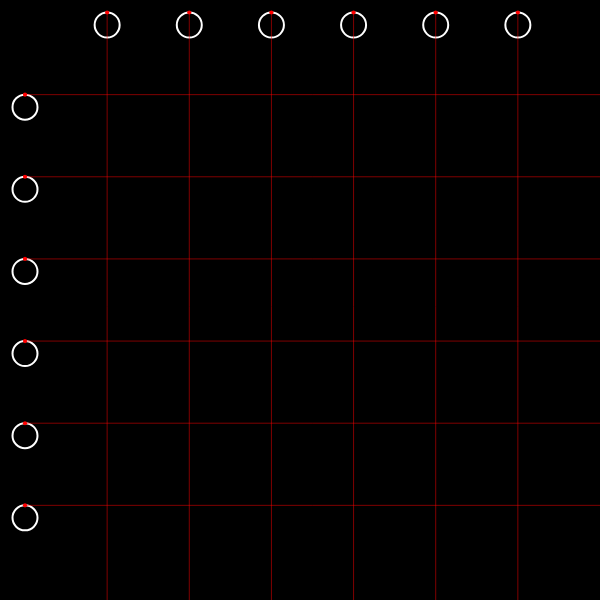
Frame 1 (no input)
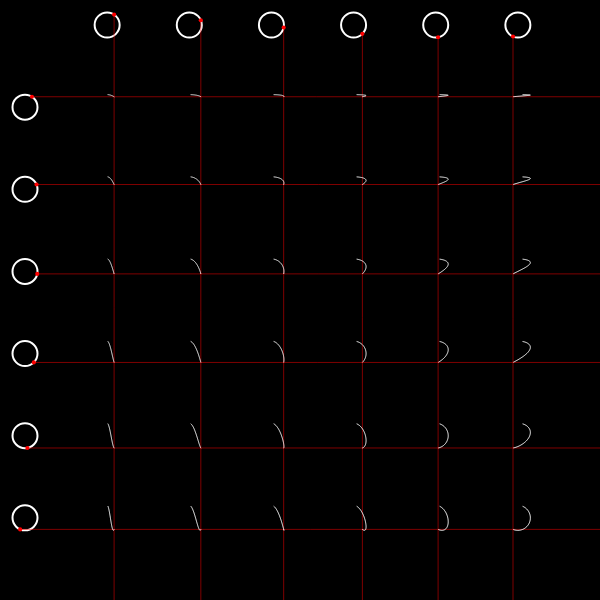
Frame 60 (no input)
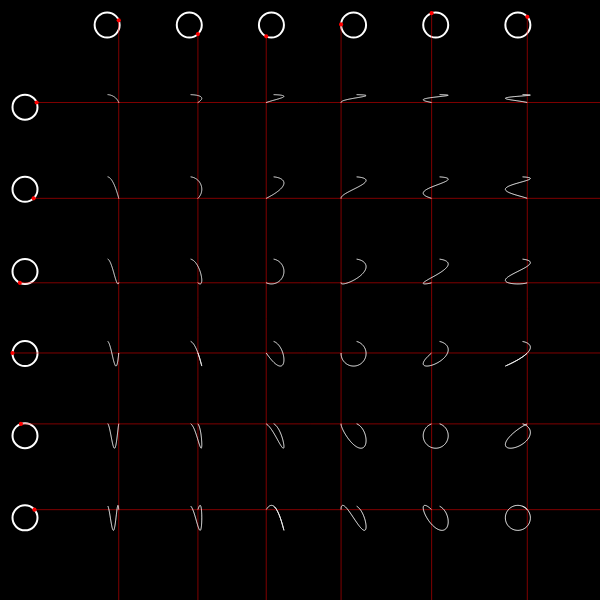
Frame 120 (the mouse pressed at the canvas centre since frame 60)

The p5.js sketch that drew these frames (run headless with seeded random() and noise() and a simulated clock; from frame 60 on, the mouse is pressed at the canvas centre):

// p5.js sketch
// ── sketch.js
let circles = [];
let drawings = [];
let circleDimension = 6;
let circleCount;
let circleSize;

function setup() {
  createCanvas(600, 600);
  circleCount = circleDimension * 2;
  circleSize = width / circleDimension / 4;
  initCircles();
  for (let i = 0; i < circleDimension * circleDimension; i++) {
    drawings.push(new Drawing());
  }
}

function draw() {
  background(0);
  for (let i = 0; i < circleCount; i++) {
    circles[i].render();
  }

  for (let d of drawings) {
    d.render();
  }

  drawDrawings();
}

function drawDrawings() {
  let counter = 0;
  for (let i = 0; i < circleDimension; i++) {
    for (let j = circleDimension; j < circleDimension * 2; j++) {
      let point = createVector(circles[i].pointX, circles[j].pointY);
      drawings[counter].points.push(point);
      clearCompletedDrawing();
      counter++;
    }
  }
}

function clearCompletedDrawing() {
  if (floor(circles[0].pointX) == floor(circles[0].x) && circles[0].pointY - circles[0].y < 0) {
    for (let d of drawings) {
      d.points = [];
    }
  }
  // if (circles[i].pointSpeed < circles[j].pointSpeed) {
  //   if (floor(circles[i].pointX) == floor(circles[i].x) && circles[i].pointY - circles[i].y < 0) {
  //     drawings[counter].points = [];
  //   }
  // } else if (circles[i].pointSpeed > circles[j].pointSpeed) {
  //   if (floor(circles[j].pointX) == floor(circles[j].x) && circles[j].pointY - circles[j].y < 0) {
  //     drawings[counter].points = [];
  //   }
  // } else if (circles[i].pointSpeed == circles[j].pointSpeed) {
  //   if (floor(circles[i].pointX) == floor(circles[i].x) && circles[i].pointY - circles[i].y < 0) {
  //     drawings[counter].points = [];
  //   }
  // }
}

function initCircles() {
  for (let j = 0; j < 2; j++) {
    for (let i = 0; i < circleCount / 2; i++) {
      switch (j) {
        case 0:
          circles[i] = new Circle((width - circleSize) / (circleCount / 2 + 1) * (i + 1) + circleSize, circleSize, circleSize, i + 1);
          circles[i].state = 1;
          break;
        case 1:
          circles[circleCount / 2 + i] = new Circle(circleSize, (height - circleSize) / (circleCount / 2 + 1) * (i + 1) + circles[0].y, circleSize, i + 1);
          circles[circleCount / 2 + i].state = 2;
          break;
      }
    }
  }
}
// ── circle.js
class Circle {

  constructor(posX, posY, circleSize, angleSpeed) {
    this.x = posX;
    this.y = posY;
    this.size = circleSize;
    this.state = 0;
    this.angle = 0;
    this.pointX;
    this.pointY;
    this.pointSpeed = angleSpeed;
  }

  render() {
    noFill();
    strokeWeight(2);
    stroke(255);
    ellipseMode(CENTER);
    ellipse(this.x, this.y, this.size);

    this.pointX = this.x + this.size / 2 * cos(this.angle - HALF_PI);
    this.pointY = this.y + this.size / 2 * sin(this.angle - HALF_PI);

    fill(255, 0, 0);
    noStroke();
    ellipse(this.pointX, this.pointY, this.size / 6);
    this.angle += 0.01 * this.pointSpeed;

    strokeWeight(0.5);
    stroke(255, 0, 0);
    switch (this.state) {
      case 1:
        line(this.pointX, this.pointY, this.pointX, this.pointY + height);
        break;
      case 2:
        line(this.pointX, this.pointY, this.pointX + width, this.pointY);
        break;
    }
  }
}
// ── drawing.js
class Drawing {

  constructor() {
    this.points = [];
  }

  render() {
    noFill();
    strokeWeight(1);
    stroke(255);
    beginShape();
    for (let p of this.points) {
      vertex(p.x, p.y);
    }
    endShape();
  }
}
